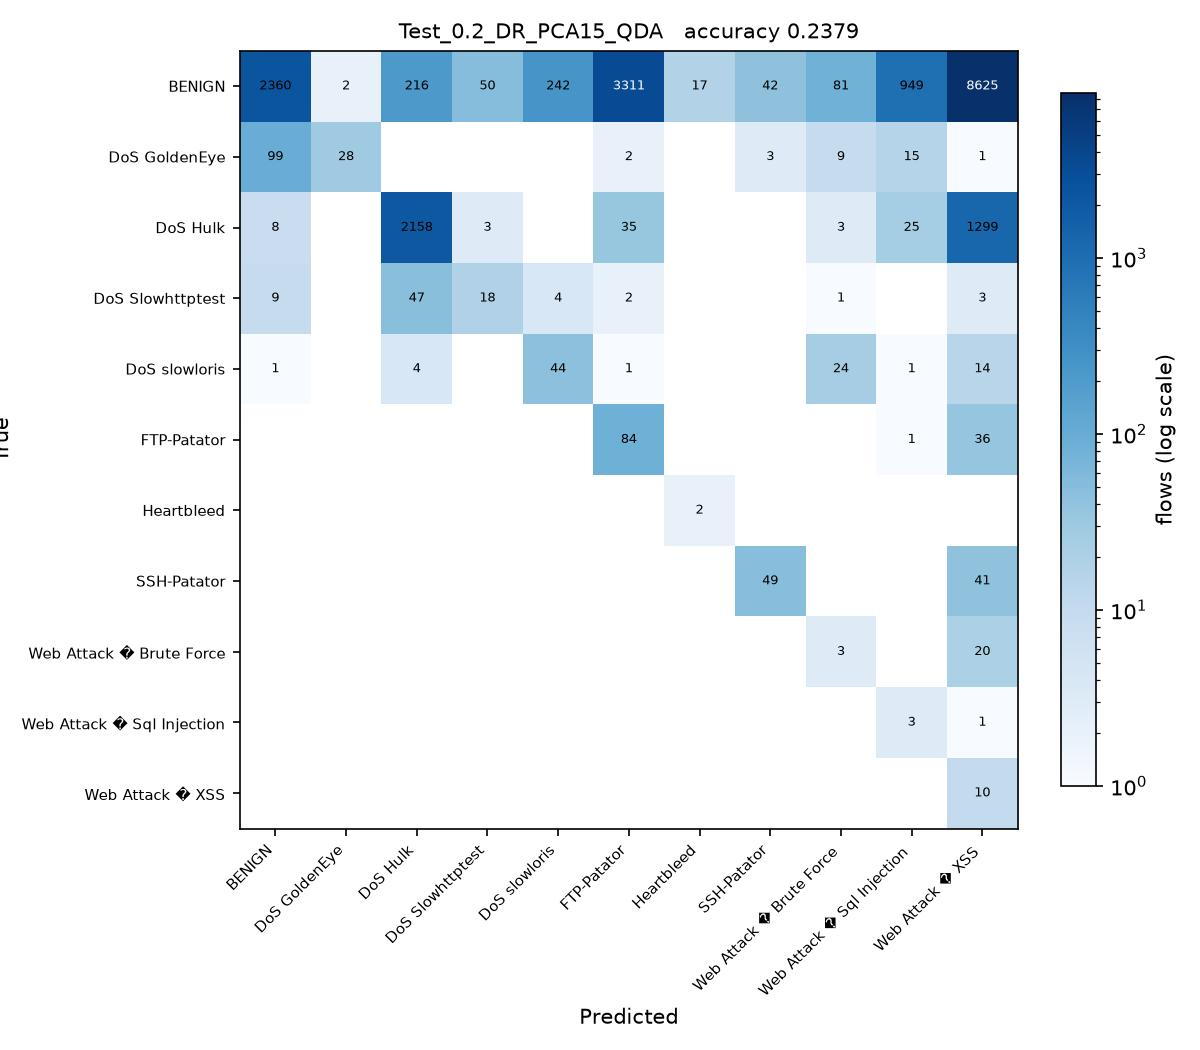

Recreate this plot in Python.
# Test_0.2_DR_PCA15_QDA.py
#
# Test size 0.2  |  PCA, 15 components  |  Quadratic Discriminant Analysis (sheet #17)
#
# This is SGDC_60_40.py with the changes marked CHANGE below and nothing else.

import os
from pathlib import Path

# CHANGE 1: find the folder holding the three CSV files and run from there, so
# the plain file names below resolve no matter where this script is started
# from or how deeply it sits inside the project folder.
HERE = Path(__file__).resolve().parent
for PROJECT in [HERE, *HERE.parents]:
    if (PROJECT / 'Tuesday-WorkingHours.pcap_ISCX.csv').exists():
        os.chdir(PROJECT)
        break
else:
    raise SystemExit('Put this folder inside the folder that holds the three '
                     'CIC-IDS2017 CSV files, then run the script again.')
import numpy as np
import pandas as pd

df1 = pd.read_csv('Tuesday-WorkingHours.pcap_ISCX.csv', low_memory=True)
df2 = pd.read_csv('Wednesday-workingHours.pcap_ISCX.csv', low_memory=True)
df3 = pd.read_csv('Thursday-WorkingHours-Morning-WebAttacks.pcap_ISCX.csv', low_memory=True)

dataset = pd.concat([df1, df2, df3], ignore_index=True)

dataset.columns = dataset.columns.str.strip()

# CHANGE 2: a stratified sample of 100000 flows, the same for every run.
# Gradient Boosting builds one tree per class per stage on a single core, so all
# 1.3 million flows would take hours per script. At least 50 flows of every
# class are kept, so the rare attacks stay in the split.
label = dataset.columns[-1]
dataset = pd.concat(
    [g.sample(n=min(len(g), max(50, round(100000 * len(g) / len(dataset)))), random_state=0)
     for _, g in dataset.groupby(label)],
    ignore_index=True
)

X = dataset.iloc[:, :-1]
y = dataset.iloc[:, -1]

X = X.apply(pd.to_numeric, errors='coerce')

X.replace([np.inf, -np.inf], np.nan, inplace=True)

from sklearn.impute import SimpleImputer

imputer = SimpleImputer(missing_values=np.nan, strategy='mean')
X = imputer.fit_transform(X)

from sklearn.preprocessing import LabelEncoder

labelencoder_y = LabelEncoder()
y = labelencoder_y.fit_transform(y)

from sklearn.model_selection import train_test_split

X_train, X_test, y_train, y_test = train_test_split(
    X,
    y,
    test_size=0.2,   # CHANGE 3: test size
    random_state=0,
    stratify=y
)

# CHANGE 4: PCA, from PCA_LDA_KErnel_PCA_CODE.pdf (fit only on training data)
from sklearn.decomposition import PCA

pca = PCA(n_components=15)
X_train = pca.fit_transform(X_train)
X_test = pca.transform(X_test)

# CHANGE 5: Quadratic Discriminant Analysis (sheet #17) in place of SGDClassifier
from sklearn.discriminant_analysis import QuadraticDiscriminantAnalysis

# Heartbleed has only 11 flows, so a class can have fewer training rows
# than there are components and its covariance cannot be estimated.
# Shrinkage fixes that; the default solver does not support it.
classifier = QuadraticDiscriminantAnalysis(
    solver='eigen',
    shrinkage=0.1
)

classifier.fit(X_train, y_train)

y_pred = classifier.predict(X_test) 

from sklearn.metrics import confusion_matrix
from sklearn.metrics import accuracy_score
from sklearn.metrics import precision_score
from sklearn.metrics import recall_score
from sklearn.metrics import f1_score
from sklearn.metrics import classification_report

cm = confusion_matrix(y_test, y_pred)

print("Confusion Matrix:\n")
print(cm)

print("\nAccuracy : {:.4f}".format(accuracy_score(y_test, y_pred)))
print("\nPrecision : {:.4f}".format(precision_score(y_test, y_pred, average='weighted')))
print("\nRecall : {:.4f}".format(recall_score(y_test, y_pred, average='weighted')))
print("\nF1 Score : {:.4f}".format(f1_score(y_test, y_pred, average='weighted')))

print("\nClassification Report:\n")
print(classification_report(y_test, y_pred))

# CHANGE 6: save the confusion matrix as Test_0.2_DR_PCA15_QDA.jpg and record the result
import matplotlib
matplotlib.use('Agg')
import matplotlib.pyplot as plt
from matplotlib.colors import LogNorm

here = HERE                     # the folder this script sits in
names = [str(c) for c in labelencoder_y.classes_]
fig, ax = plt.subplots(figsize=(8, 7))
im = ax.imshow(cm, cmap='Blues', norm=LogNorm(vmin=1))
ax.set_xticks(range(len(names)), names, rotation=45, ha='right', fontsize=7)
ax.set_yticks(range(len(names)), names, fontsize=7)
ax.set_xlabel('Predicted')
ax.set_ylabel('True')
ax.set_title('Test_0.2_DR_PCA15_QDA   accuracy {:.4f}'.format(accuracy_score(y_test, y_pred)), fontsize=10)
for i in range(cm.shape[0]):
    for j in range(cm.shape[1]):
        if cm[i, j]:
            ax.text(j, i, cm[i, j], ha='center', va='center', fontsize=6,
                    color='white' if cm[i, j] > cm.max() / 3 else 'black')
fig.colorbar(im, ax=ax, fraction=0.04, label='flows (log scale)')
fig.tight_layout()
fig.savefig(here / 'Test_0.2_DR_PCA15_QDA.jpg', dpi=150)
plt.close(fig)

row = pd.DataFrame([{
    'Test': 0.2, 'DR': 'PCA15', 'Clas': 'QDA',
    'Acc': round(accuracy_score(y_test, y_pred), 4),
    'Pre': round(precision_score(y_test, y_pred, average='weighted'), 4),
    'Rec': round(recall_score(y_test, y_pred, average='weighted'), 4),
    'F1': round(f1_score(y_test, y_pred, average='weighted'), 4),
    'script': 'Test_0.2_DR_PCA15_QDA',
}])
# one file per run, so several scripts can run at the same time without
# overwriting each other. 21_run_45_mix.py merges them into the Excel sheet.
out = PROJECT / 'results' / 'parts_mix' / 'Test_0.2_DR_PCA15_QDA.csv'
out.parent.mkdir(parents=True, exist_ok=True)
row.to_csv(out, index=False)
